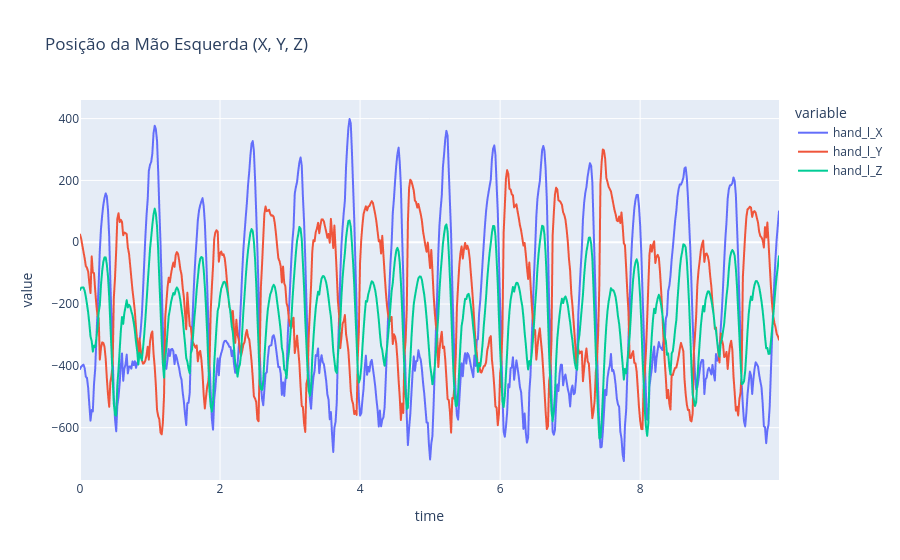

The code cell stored with this chart in its notebook:
### Code cell
# Aceleração da Mão Esquerda (X, Y, Z)
fig = px.line(df, 
              x='time', 
              y=['hand_l_X', 'hand_l_Y', 'hand_l_Z'], 
              title='Aceleração da Mão Esquerda (X, Y, Z)')

fig.show()

### Figure 1 — Plotly figure (JSON) as saved in the notebook; plotly's stock layout.template omitted (floating-point values rounded to 4 significant figures; data arrays with more than 128 entries replaced by an {"elided": "..."} marker saying what was removed)
{"data": [{"hovertemplate": "variable=hand_l_X<br>time=%{x}<br>value=%{y}<extra></extra>", "legendgroup": "hand_l_X", "line": {"color": "#636efa", "dash": "solid"}, "marker": {"symbol": "circle"}, "mode": "lines", "name": "hand_l_X", "showlegend": true, "type": "scattergl", "x": {"elided": "600 float values"}, "xaxis": "x", "y": {"elided": "600 float values"}, "yaxis": "y"}, {"hovertemplate": "variable=hand_l_Y<br>time=%{x}<br>value=%{y}<extra></extra>", "legendgroup": "hand_l_Y", "line": {"color": "#EF553B", "dash": "solid"}, "marker": {"symbol": "circle"}, "mode": "lines", "name": "hand_l_Y", "showlegend": true, "type": "scattergl", "x": {"elided": "600 float values"}, "xaxis": "x", "y": {"elided": "600 float values"}, "yaxis": "y"}, {"hovertemplate": "variable=hand_l_Z<br>time=%{x}<br>value=%{y}<extra></extra>", "legendgroup": "hand_l_Z", "line": {"color": "#00cc96", "dash": "solid"}, "marker": {"symbol": "circle"}, "mode": "lines", "name": "hand_l_Z", "showlegend": true, "type": "scattergl", "x": {"elided": "600 float values"}, "xaxis": "x", "y": {"elided": "600 float values"}, "yaxis": "y"}], "layout": {"legend": {"title": {"text": "variable"}, "tracegroupgap": 0}, "title": {"text": "Posição da Mão Esquerda (X, Y, Z)"}, "xaxis": {"anchor": "y", "domain": [0, 1], "title": {"text": "time"}}, "yaxis": {"anchor": "x", "domain": [0, 1], "title": {"text": "value"}}}}
